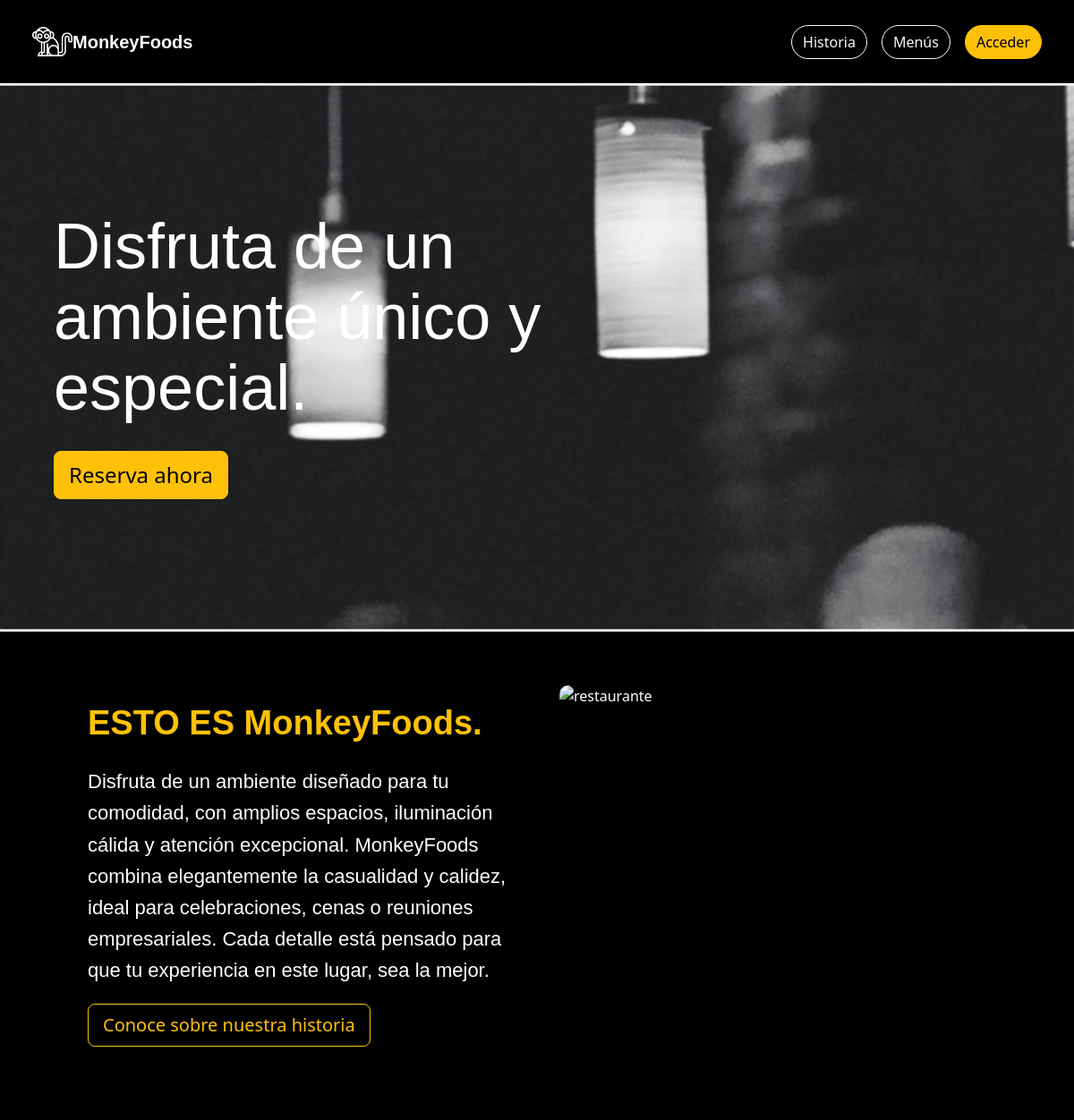
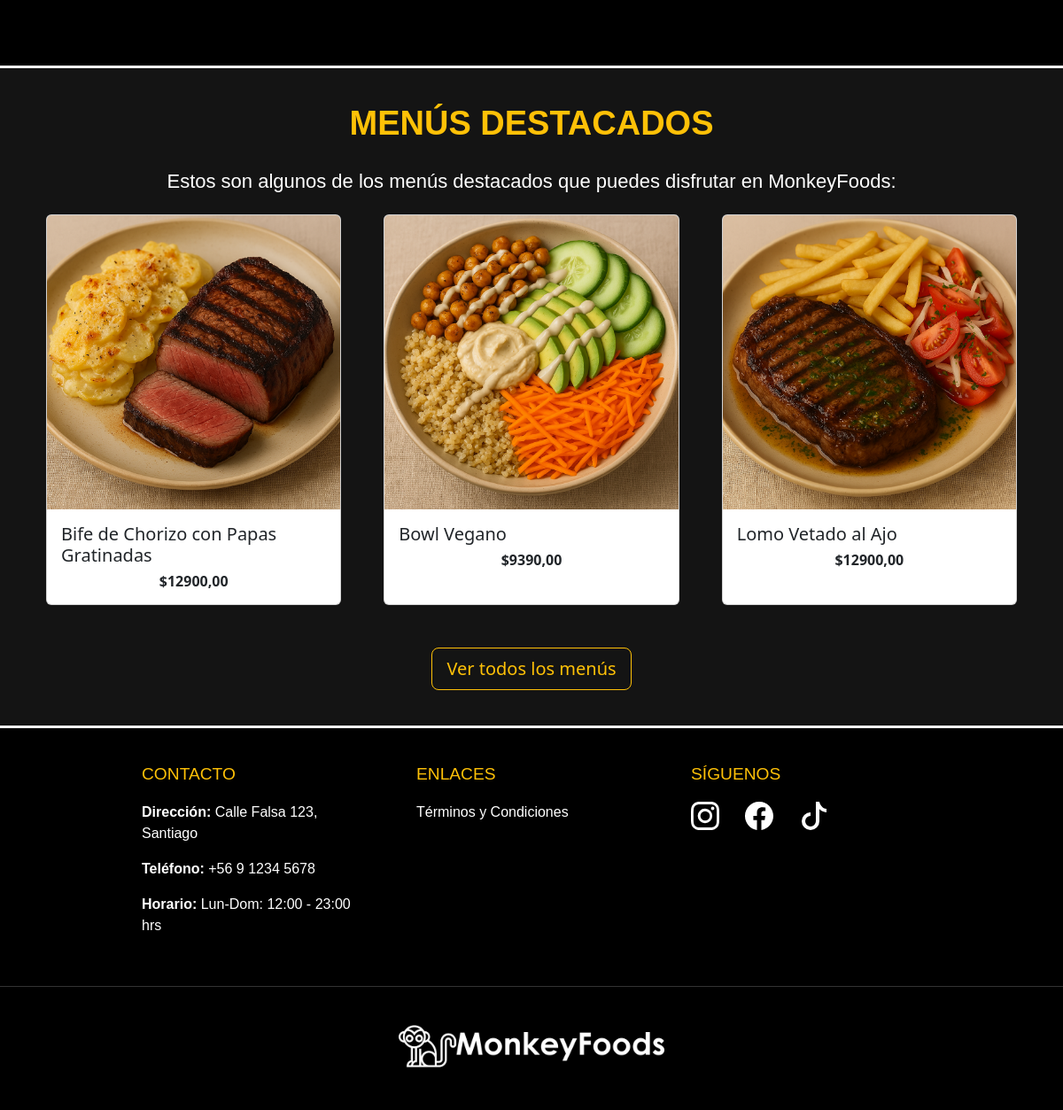
The page / on the database its author committed (2 pictures, top to bottom).
### apps/menus/models.py (models this page shows, shortened)
class Menu(models.Model):
    nombre = models.CharField(max_length=100)
    descripcion = models.TextField()
    precio = models.DecimalField(max_digits=8, decimal_places=2)
    imagen = models.ImageField(upload_to='imagenes_menus/', blank=True, null=True)
    activo = models.BooleanField(default=True)  # <-- Nuevo campo para activar/desactivar menú

### apps/home/views.py (the view)
# urls.py: path('', views.index , name="index"),
def index(request):
    menus = Menu.objects.filter(activo=True)[:3]
    return render(request, "home/index.html", {'menus': menus})

### apps/home/templates/home/index.html (shortened to what this page needs)
{% load static %}
<!DOCTYPE html>
<html lang="es">
<head>
    <link href="https://cdn.jsdelivr.net/npm/bootstrap@5.3.3/dist/css/bootstrap.min.css" rel="stylesheet"
>
    <link rel="stylesheet" href="https://cdn.jsdelivr.net/npm/bootstrap-icons@1.11.3/font/bootstrap-icons.min.css">
    <link rel="stylesheet" href="{% static 'home/css/styles.css' %}">
</head>
<body class="body-fondo">
    <nav class="navbar navbar-expand-lg bg-body-primary navbar-settings p-4">
        <div class="container-fluid">
            <a href="{% url 'index' %}">
                <img style="width: 45px; height: 45px;" src="{% static 'home/img/mono-blanco.png' %}" alt="marca">
                <a class="navbar-brand marca" href="{% url 'index' %}">MonkeyFoods</a>
            </a>
            <div class="collapse navbar-collapse" id="navbarSupportedContent">
                {% if request.user.is_authenticated %}
                <form class="d-flex gap-4" role="search">
                    <a href="{% url 'historia' %}">
                        <button class="btn btn-outline-light history" type="button">Historia</button>
                    </a>
                    <a href="{% url 'menus' %}">
                        <button class="btn btn-outline-light history" type="button">Menús</button>
                    </a>
                    {% if request.user.rol == 4 %}
                    <a href="{% url 'crear_empleado' %}">
                        <button class="btn btn-outline-danger history" type="button">Crear empleado</button>
                    </a>
                    {% endif %}
                    {% if request.user.rol == 1 %}
                    <a href="{% url 'contacto' %}">
                        <button class="btn btn-outline-light history" type="button">Contacto</button>
                    </a>
                    {% endif %}
                    <div class="nav-item dropdown dropdown-perfil me-2">
                        <a class="nav-link dropdown-toggle" href="#" role="button" data-bs-toggle="dropdown">
                            {% if user.foto_perfil %}
                            <img src="{{ user.foto_perfil.url }}" alt="Foto de perfil"
                                style="border-radius: 50%; border: 1px solid #ffc107;" width="36" height="36">
                            {% else %}
                            <svg xmlns="http://www.w3.org/2000/svg" style="color: #ffc107" width="36" height="36"
                                fill="currentColor" class="bi bi-person-circle" viewBox="0 0 16 16">
                                <path d="M11 6a3 3 0 1 1-6 0 3 3 0 0 1 6 0" />
                                <path fill-rule="evenodd"
                                    d="M0 8a8 8 0 1 1 16 0A8 8 0 0 1 0 8m8-7a7 7 0 0 0-5.468 11.37C3.242 11.226 4.805 10 8 10s4.757 1.225 5.468 2.37A7 7 0 0 0 8 1" />
                            </svg>
                            {% endif %}
                        </a>
                        <ul class="dropdown-menu dropdown-perfil">
                            <li>
                                <p class="text-black text-end mx-1 text-center" style="font-weight: bold;">{{ user.first_name|upper }} {{ user.last_name|upper }}</p>
                            </li>
                            <li><a class="dropdown-item" href="{% url 'perfil' %}">Mi perfil</a></li>
                            {% if request.user.rol == 4 %}
                            <li><a class="dropdown-item" href="{% url 'admin_usuarios' %}">Usuarios</a></li>
                            {% endif %}
                            {% if request.user.rol == 1 %}
                            <li><a class="dropdown-item" href="{% url 'historial_reservas' %}">Mis reservas</a></li>
                            {% endif %}
                            <li><a class="dropdown-item" href="{% url 'exit' %}">Salir</a></li>
                        </ul>
                    </div>
                </form>
                {% else %}
                <div class="d-flex gap-3">
                    <div class="d-flex gap-3">
                        <a href="{% url 'historia' %}">
                            <button class="btn btn-outline-light history" type="button">Historia</button>
                        </a>
                        <a href="{% url 'menus' %}">
                            <button class="btn btn-outline-light history" type="button">Menús</button>
                        </a>
                        <form class="d-flex" role="search">
                            <a href="{% url 'registrar' %}">
                                <button class="btn btn-warning btn-settings" type="button">Acceder</button>
                            </a>
                        </form>
                    </div>
                </div>
                {% endif %}
            </div>
        </div>
    </nav>
    {% if not request.user.is_authenticated or request.user.rol == 1 %}
    <div class="reserva-div">
        <div class="letras">
            <h1>Disfruta de un ambiente único y especial.</h1>
        </div>
        <a href="{% url 'crear_reserva' %}" class="boton-link">
            <button type="button" class="btn btn-warning btn-lg mb-0" style="--bs-btn-font-size: 1.5rem;">
                Reserva ahora
            </button>
        </a>
    </div>
    <div class="reserva-div-2">
        <div class="contenedor-izq-der">
            <div class="columna-izquierda">
                <h2 class="letra-carrusel">ESTO ES MonkeyFoods.</h2>
                <p class="descripcion-restaurante">
                    Disfruta de un ambiente diseñado para tu comodidad, con amplios espacios,
                    iluminación cálida y atención excepcional. MonkeyFoods combina
                    elegantemente la casualidad y calidez, ideal para celebraciones, cenas o reuniones
                    empresariales. Cada detalle está pensado para que tu experiencia en este lugar, sea la mejor.
                </p>
                <a href="{% url 'historia' %}">
                    <button class="btn btn-outline-warning btn-lg" type="button">Conoce sobre nuestra historia</button>
                </a>
            </div>
            <div class="columna-derecha">
                <div id="carouselExampleSlidesOnly" class="carousel slide carrusel" data-bs-ride="carousel">
                    <div class="carousel-inner">
                        <div class="carousel-item active">
                            <img src="{% static 'home/img/restaurante.jpg' %}" class="d-block w-100" alt="restaurante">
                        </div>
                    </div>
                </div>
            </div>
        </div>
    </div>
    <div class="reserva-div-3">
        <h2 class="text-center">Menús destacados</h2>
        <p>Estos son algunos de los menús destacados que puedes disfrutar en MonkeyFoods:</p>
        <div class="container">
            {% if menus %}
                <div class="row row-cols-1 row-cols-md-3 g-5">
                    {% for menu in menus %}
                        <div class="col">
                            <div class="card h-100 text-dark">
                                {% if menu.imagen %}
                                    <img src="{{ menu.imagen.url }}" class="card-img-top" alt="{{ menu.nombre }}">
                                {% else %}
                                    <img src="{% static 'menus/img/default_menu.jpg' %}" class="card-img-top" alt="Sin imagen">
                                {% endif %}
                                <div class="card-body">
                                    <h5 class="card-title">{{ menu.nombre }}</h5>
                                    <h6 class="card-text text-center"><strong>${{ menu.precio }}</strong></h6>
                                </div>
                            </div>
                        </div>
                    {% endfor %}
                </div>
            {% else %}
                <p class="text-white text-center">No hay menús destacados :/</p>
            {% endif %}
            <div class="d-flex justify-content-center mt-5">
                <a href="{% url 'menus' %}">
                    <button class="btn btn-outline-warning btn-lg" type="button">Ver todos los menús</button>
                </a>
            </div>
        </div>
    </div>
    {% endif %}
    <footer class="footer-triple">
        <div class="footer-contenido">
            <div class="footer-columna">
                <h3>Contacto</h3>
                <p><strong>Dirección:</strong> Calle Falsa 123, Santiago</p>
                <p><strong>Teléfono:</strong> +56 9 1234 5678</p>
                <p><strong>Horario:</strong> Lun-Dom: 12:00 - 23:00 hrs</p>
            </div>
            <div class="footer-columna">
                <h3>Enlaces</h3>
                <ul class="footer-links">
                    <li><a href="#">Términos y Condiciones</a></li>
                </ul>
            </div>
            <div class="footer-columna">
                <h3>Síguenos</h3>
                <div class="redes-sociales">
                    <a href="#"></a>
                    <a href="#"></a>
                    <a href="#"><svg xmlns="http://www.w3.org/2000/svg" width="32" height="32" fill="currentColor" class="bi bi-tiktok" viewBox="0 0 16 16">
                                    <path d="M9 0h1.98c.144.715.54 1.617 1.235 2.512C12.895 3.389 13.797 4 15 4v2c-1.753 0-3.07-.814-4-1.829V11a5 5 0 1 1-5-5v2a3 3 0 1 0 3 3z"/>
                                </svg></a>
                </div>
            </div>
        </div>
        <div class="footer-logo-container">
            <a href="#">
                <img src="{% static 'home/img/logo_blanco.png' %}" alt="Logo" class="footer-logo">
            </a>
        </div>
    </footer>
</body>
</html>

### apps/home/static/home/css/styles.css (style rules this page uses)
html, body { max-width: 100%; overflow-x: hidden; }
.navbar-settings { background-color: black; border-bottom: 3px solid; color: white; }
.marca { color: white; font-weight: bold; text-align: right; background-size: 20%; font-family: "Century Gothic", sans-serif; }
.btn-settings { border-radius: 40px; }
.history { border-radius: 40px; }
.body-fondo { background-size: cover; background-position: center; background-repeat: no-repeat; background-attachment: fixed; margin: 0; padding: 0; }
.reserva-div { display: flex; padding-top: 90px; padding-bottom: 145px; justify-content: flex-start; position: relative; background-image: url('../img/fondo.jpg'); background-size: cover; background-position: center; background-repeat: no-repeat; background-attachment: fixed; min-height: 300px; flex-direction: column; align-items: flex-start; color: white; z-index: 1; padding-left: 5%; box-sizing: border-box; border-bottom: 3px solid; }
.reserva-div::before { content: ""; position: absolute; top: 0; left: 0; width: 100%; height: 100%; background-image: inherit; background-size: cover; background-position: center; background-attachment: fixed; filter: blur(1px); z-index: -1; }
.letras { margin-top: 50px; font-family: "Century Gothic", sans-serif; margin-bottom: 30px; font-weight: bolder; color: white; text-align: left; border-radius: 10px; margin-left: 0; margin-right: 0; width: auto; }
.letras h1 { font-size: 72px; margin: 0; max-width: 700px; line-height: 1.1; text-align: left; }
.reserva-div-2 { background-color: black; color: white; padding: 60px 20px; border-bottom: 3px solid; }
.contenedor-izq-der { display: flex; justify-content: space-between; align-items: flex-start; max-width: 90%; padding: 0 20px; box-sizing: border-box; margin: 0 auto; gap: 50px; }
.columna-izquierda { flex: 1; max-width: 600px; padding-top: 20px; }
.letra-carrusel { font-family: "Century Gothic", sans-serif; font-size: 38px; font-weight: bolder; color: #ffc107; text-align: left; margin-bottom: 25px; }
.descripcion-restaurante { font-family: "Century Gothic", sans-serif; font-size: 22px; line-height: 1.6; margin-bottom: 20px; }
.columna-derecha { flex: 1; max-width: 900px; }
.carrusel { border-radius: 10px; overflow: hidden; height: 500px; }
.carrusel img { object-fit: cover; height: 100%; }
.reserva-div-3 { background-color: rgb(20, 20, 20); color: white; padding: 40px; border-bottom: 3px solid; }
.reserva-div-3 h2 { text-transform: uppercase; font-family: "Century Gothic", sans-serif; font-size: 38px; font-weight: bolder; color: #ffc107; text-align: left; margin-bottom: 25px; }
.reserva-div-3 p { color: white; text-align: center; font-family: "Century Gothic", sans-serif; font-size: 22px; line-height: 1.6; margin-bottom: 20px; }
.footer-triple { background: black; color: white; font-family: "Century Gothic", sans-serif; padding: 40px 0 20px; display: flex; flex-direction: column; align-items: center; width: 100%; }
.footer-contenido { display: flex; justify-content: space-around; max-width: 1200px; margin: 0 auto; padding: 0 20px; gap: 30px; }
.footer-columna { width: 280px; padding: 0 10px; text-align: left; }
.footer-columna h3 { color: #ffc107; font-size: 1.2rem; margin-bottom: 20px; text-transform: uppercase; }
.footer-links, .redes-sociales { list-style: none; padding: 0; }
.footer-links li, .redes-sociales a { margin-bottom: 10px; }
.footer-links a, .redes-sociales a { color: white; text-decoration: none; transition: color 0.3s; }
.redes-sociales svg { margin-right: 25px; color: white; }
.footer-logo-container { width: 100%; text-align: center; margin-top: 40px; padding: 20px 0; border-top: 1px solid #333333; }
.footer-logo { margin-top: 15px; max-width: 300px; height: auto; filter: brightness(0) invert(1); }

### rows shown on the page
Menu: imagen (picture), nombre "Bife de Chorizo con Papas Gratinadas", precio "12900,00"
Menu: imagen (picture), nombre "Bowl Vegano", precio "9390,00"
Menu: imagen (picture), nombre "Lomo Vetado al Ajo", precio "12900,00"
